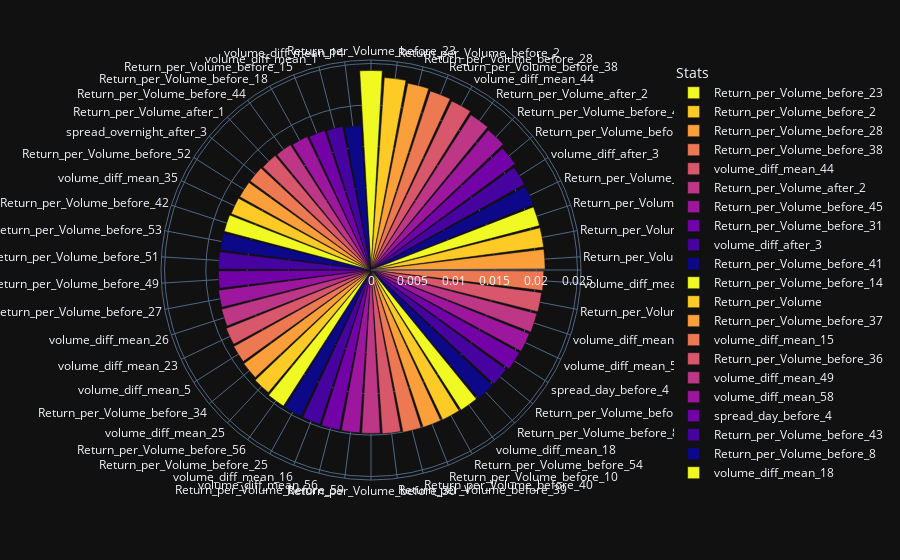

Notebook code cell kept with this figure:
### Code cell
d = {'Stats':features_maxs_reduced,'FI':rf_best_maxs_reduced.feature_importances_}
fi_maxs_reduced = pd.DataFrame(d)
fi_maxs_reduced = fi_maxs_reduced.sort_values(by='FI', ascending=0)
fig = px.bar_polar(fi_maxs_reduced, r="FI", theta="Stats",
                   color="Stats", template="plotly_dark",
                   color_discrete_sequence= px.colors.sequential.Plasma_r)
fig.show()

### Figure 1 — Plotly figure (JSON) as saved in the notebook; plotly's stock layout.template omitted (floating-point values rounded to 4 significant figures)
{"data": [{"hovertemplate": "Stats=%{theta}<br>FI=%{r}<extra></extra>", "legendgroup": "Return_per_Volume_before_23", "marker": {"color": "#f0f921"}, "name": "Return_per_Volume_before_23", "r": [0.02416], "showlegend": true, "subplot": "polar", "theta": ["Return_per_Volume_before_23"], "type": "barpolar"}, {"hovertemplate": "Stats=%{theta}<br>FI=%{r}<extra></extra>", "legendgroup": "Return_per_Volume_before_2", "marker": {"color": "#fdca26"}, "name": "Return_per_Volume_before_2", "r": [0.02335], "showlegend": true, "subplot": "polar", "theta": ["Return_per_Volume_before_2"], "type": "barpolar"}, {"hovertemplate": "Stats=%{theta}<br>FI=%{r}<extra></extra>", "legendgroup": "Return_per_Volume_before_28", "marker": {"color": "#fb9f3a"}, "name": "Return_per_Volume_before_28", "r": [0.02306], "showlegend": true, "subplot": "polar", "theta": ["Return_per_Volume_before_28"], "type": "barpolar"}, {"hovertemplate": "Stats=%{theta}<br>FI=%{r}<extra></extra>", "legendgroup": "Return_per_Volume_before_38", "marker": {"color": "#ed7953"}, "name": "Return_per_Volume_before_38", "r": [0.02283], "showlegend": true, "subplot": "polar", "theta": ["Return_per_Volume_before_38"], "type": "barpolar"}, {"hovertemplate": "Stats=%{theta}<br>FI=%{r}<extra></extra>", "legendgroup": "volume_diff_mean_44", "marker": {"color": "#d8576b"}, "name": "volume_diff_mean_44", "r": [0.02268], "showlegend": true, "subplot": "polar", "theta": ["volume_diff_mean_44"], "type": "barpolar"}, {"hovertemplate": "Stats=%{theta}<br>FI=%{r}<extra></extra>", "legendgroup": "Return_per_Volume_after_2", "marker": {"color": "#bd3786"}, "name": "Return_per_Volume_after_2", "r": [0.02235], "showlegend": true, "subplot": "polar", "theta": ["Return_per_Volume_after_2"], "type": "barpolar"}, {"hovertemplate": "Stats=%{theta}<br>FI=%{r}<extra></extra>", "legendgroup": "Return_per_Volume_before_45", "marker": {"color": "#9c179e"}, "name": "Return_per_Volume_before_45", "r": [0.02211], "showlegend": true, "subplot": "polar", "theta": ["Return_per_Volume_before_45"], "type": "barpolar"}, {"hovertemplate": "Stats=%{theta}<br>FI=%{r}<extra></extra>", "legendgroup": "Return_per_Volume_before_31", "marker": {"color": "#7201a8"}, "name": "Return_per_Volume_before_31", "r": [0.02169], "showlegend": true, "subplot": "polar", "theta": ["Return_per_Volume_before_31"], "type": "barpolar"}, {"hovertemplate": "Stats=%{theta}<br>FI=%{r}<extra></extra>", "legendgroup": "volume_diff_after_3", "marker": {"color": "#46039f"}, "name": "volume_diff_after_3", "r": [0.0213], "showlegend": true, "subplot": "polar", "theta": ["volume_diff_after_3"], "type": "barpolar"}, {"hovertemplate": "Stats=%{theta}<br>FI=%{r}<extra></extra>", "legendgroup": "Return_per_Volume_before_41", "marker": {"color": "#0d0887"}, "name": "Return_per_Volume_before_41", "r": [0.02121], "showlegend": true, "subplot": "polar", "theta": ["Return_per_Volume_before_41"], "type": "barpolar"}, {"hovertemplate": "Stats=%{theta}<br>FI=%{r}<extra></extra>", "legendgroup": "Return_per_Volume_before_14", "marker": {"color": "#f0f921"}, "name": "Return_per_Volume_before_14", "r": [0.0211], "showlegend": true, "subplot": "polar", "theta": ["Return_per_Volume_before_14"], "type": "barpolar"}, {"hovertemplate": "Stats=%{theta}<br>FI=%{r}<extra></extra>", "legendgroup": "Return_per_Volume", "marker": {"color": "#fdca26"}, "name": "Return_per_Volume", "r": [0.02109], "showlegend": true, "subplot": "polar", "theta": ["Return_per_Volume"], "type": "barpolar"}, {"hovertemplate": "Stats=%{theta}<br>FI=%{r}<extra></extra>", "legendgroup": "Return_per_Volume_before_37", "marker": {"color": "#fb9f3a"}, "name": "Return_per_Volume_before_37", "r": [0.02108], "showlegend": true, "subplot": "polar", "theta": ["Return_per_Volume_before_37"], "type": "barpolar"}, {"hovertemplate": "Stats=%{theta}<br>FI=%{r}<extra></extra>", "legendgroup": "volume_diff_mean_15", "marker": {"color": "#ed7953"}, "name": "volume_diff_mean_15", "r": [0.02092], "showlegend": true, "subplot": "polar", "theta": ["volume_diff_mean_15"], "type": "barpolar"}, {"hovertemplate": "Stats=%{theta}<br>FI=%{r}<extra></extra>", "legendgroup": "Return_per_Volume_before_36", "marker": {"color": "#d8576b"}, "name": "Return_per_Volume_before_36", "r": [0.02083], "showlegend": true, "subplot": "polar", "theta": ["Return_per_Volume_before_36"], "type": "barpolar"}, {"hovertemplate": "Stats=%{theta}<br>FI=%{r}<extra></extra>", "legendgroup": "volume_diff_mean_49", "marker": {"color": "#bd3786"}, "name": "volume_diff_mean_49", "r": [0.02076], "showlegend": true, "subplot": "polar", "theta": ["volume_diff_mean_49"], "type": "barpolar"}, {"hovertemplate": "Stats=%{theta}<br>FI=%{r}<extra></extra>", "legendgroup": "volume_diff_mean_58", "marker": {"color": "#9c179e"}, "name": "volume_diff_mean_58", "r": [0.02067], "showlegend": true, "subplot": "polar", "theta": ["volume_diff_mean_58"], "type": "barpolar"}, {"hovertemplate": "Stats=%{theta}<br>FI=%{r}<extra></extra>", "legendgroup": "spread_day_before_4", "marker": {"color": "#7201a8"}, "name": "spread_day_before_4", "r": [0.02058], "showlegend": true, "subplot": "polar", "theta": ["spread_day_before_4"], "type": "barpolar"}, {"hovertemplate": "Stats=%{theta}<br>FI=%{r}<extra></extra>", "legendgroup": "Return_per_Volume_before_43", "marker": {"color": "#46039f"}, "name": "Return_per_Volume_before_43", "r": [0.02031], "showlegend": true, "subplot": "polar", "theta": ["Return_per_Volume_before_43"], "type": "barpolar"}, {"hovertemplate": "Stats=%{theta}<br>FI=%{r}<extra></extra>", "legendgroup": "Return_per_Volume_before_8", "marker": {"color": "#0d0887"}, "name": "Return_per_Volume_before_8", "r": [0.02029], "showlegend": true, "subplot": "polar", "theta": ["Return_per_Volume_before_8"], "type": "barpolar"}, {"hovertemplate": "Stats=%{theta}<br>FI=%{r}<extra></extra>", "legendgroup": "volume_diff_mean_18", "marker": {"color": "#f0f921"}, "name": "volume_diff_mean_18", "r": [0.02017], "showlegend": true, "subplot": "polar", "theta": ["volume_diff_mean_18"], "type": "barpolar"}, {"hovertemplate": "Stats=%{theta}<br>FI=%{r}<extra></extra>", "legendgroup": "Return_per_Volume_before_54", "marker": {"color": "#fdca26"}, "name": "Return_per_Volume_before_54", "r": [0.0201], "showlegend": true, "subplot": "polar", "theta": ["Return_per_Volume_before_54"], "type": "barpolar"}, {"hovertemplate": "Stats=%{theta}<br>FI=%{r}<extra></extra>", "legendgroup": "Return_per_Volume_before_10", "marker": {"color": "#fb9f3a"}, "name": "Return_per_Volume_before_10", "r": [0.02007], "showlegend": true, "subplot": "polar", "theta": ["Return_per_Volume_before_10"], "type": "barpolar"}, {"hovertemplate": "Stats=%{theta}<br>FI=%{r}<extra></extra>", "legendgroup": "Return_per_Volume_before_40", "marker": {"color": "#ed7953"}, "name": "Return_per_Volume_before_40", "r": [0.02003], "showlegend": true, "subplot": "polar", "theta": ["Return_per_Volume_before_40"], "type": "barpolar"}, {"hovertemplate": "Stats=%{theta}<br>FI=%{r}<extra></extra>", "legendgroup": "Return_per_Volume_before_39", "marker": {"color": "#d8576b"}, "name": "Return_per_Volume_before_39", "r": [0.01988], "showlegend": true, "subplot": "polar", "theta": ["Return_per_Volume_before_39"], "type": "barpolar"}, {"hovertemplate": "Stats=%{theta}<br>FI=%{r}<extra></extra>", "legendgroup": "Return_per_Volume_before_30", "marker": {"color": "#bd3786"}, "name": "Return_per_Volume_before_30", "r": [0.01979], "showlegend": true, "subplot": "polar", "theta": ["Return_per_Volume_before_30"], "type": "barpolar"}, {"hovertemplate": "Stats=%{theta}<br>FI=%{r}<extra></extra>", "legendgroup": "Return_per_Volume_before_59", "marker": {"color": "#9c179e"}, "name": "Return_per_Volume_before_59", "r": [0.01977], "showlegend": true, "subplot": "polar", "theta": ["Return_per_Volume_before_59"], "type": "barpolar"}, {"hovertemplate": "Stats=%{theta}<br>FI=%{r}<extra></extra>", "legendgroup": "volume_diff_mean_56", "marker": {"color": "#7201a8"}, "name": "volume_diff_mean_56", "r": [0.01975], "showlegend": true, "subplot": "polar", "theta": ["volume_diff_mean_56"], "type": "barpolar"}, {"hovertemplate": "Stats=%{theta}<br>FI=%{r}<extra></extra>", "legendgroup": "volume_diff_mean_16", "marker": {"color": "#46039f"}, "name": "volume_diff_mean_16", "r": [0.01967], "showlegend": true, "subplot": "polar", "theta": ["volume_diff_mean_16"], "type": "barpolar"}, {"hovertemplate": "Stats=%{theta}<br>FI=%{r}<extra></extra>", "legendgroup": "Return_per_Volume_before_25", "marker": {"color": "#0d0887"}, "name": "Return_per_Volume_before_25", "r": [0.01963], "showlegend": true, "subplot": "polar", "theta": ["Return_per_Volume_before_25"], "type": "barpolar"}, {"hovertemplate": "Stats=%{theta}<br>FI=%{r}<extra></extra>", "legendgroup": "Return_per_Volume_before_56", "marker": {"color": "#f0f921"}, "name": "Return_per_Volume_before_56", "r": [0.0196], "showlegend": true, "subplot": "polar", "theta": ["Return_per_Volume_before_56"], "type": "barpolar"}, {"hovertemplate": "Stats=%{theta}<br>FI=%{r}<extra></extra>", "legendgroup": "volume_diff_mean_25", "marker": {"color": "#fdca26"}, "name": "volume_diff_mean_25", "r": [0.01936], "showlegend": true, "subplot": "polar", "theta": ["volume_diff_mean_25"], "type": "barpolar"}, {"hovertemplate": "Stats=%{theta}<br>FI=%{r}<extra></extra>", "legendgroup": "Return_per_Volume_before_34", "marker": {"color": "#fb9f3a"}, "name": "Return_per_Volume_before_34", "r": [0.01912], "showlegend": true, "subplot": "polar", "theta": ["Return_per_Volume_before_34"], "type": "barpolar"}, {"hovertemplate": "Stats=%{theta}<br>FI=%{r}<extra></extra>", "legendgroup": "volume_diff_mean_5", "marker": {"color": "#ed7953"}, "name": "volume_diff_mean_5", "r": [0.01904], "showlegend": true, "subplot": "polar", "theta": ["volume_diff_mean_5"], "type": "barpolar"}, {"hovertemplate": "Stats=%{theta}<br>FI=%{r}<extra></extra>", "legendgroup": "volume_diff_mean_23", "marker": {"color": "#d8576b"}, "name": "volume_diff_mean_23", "r": [0.01891], "showlegend": true, "subplot": "polar", "theta": ["volume_diff_mean_23"], "type": "barpolar"}, {"hovertemplate": "Stats=%{theta}<br>FI=%{r}<extra></extra>", "legendgroup": "volume_diff_mean_26", "marker": {"color": "#bd3786"}, "name": "volume_diff_mean_26", "r": [0.01871], "showlegend": true, "subplot": "polar", "theta": ["volume_diff_mean_26"], "type": "barpolar"}, {"hovertemplate": "Stats=%{theta}<br>FI=%{r}<extra></extra>", "legendgroup": "Return_per_Volume_before_27", "marker": {"color": "#9c179e"}, "name": "Return_per_Volume_before_27", "r": [0.01862], "showlegend": true, "subplot": "polar", "theta": ["Return_per_Volume_before_27"], "type": "barpolar"}, {"hovertemplate": "Stats=%{theta}<br>FI=%{r}<extra></extra>", "legendgroup": "Return_per_Volume_before_49", "marker": {"color": "#7201a8"}, "name": "Return_per_Volume_before_49", "r": [0.01848], "showlegend": true, "subplot": "polar", "theta": ["Return_per_Volume_before_49"], "type": "barpolar"}, {"hovertemplate": "Stats=%{theta}<br>FI=%{r}<extra></extra>", "legendgroup": "Return_per_Volume_before_51", "marker": {"color": "#46039f"}, "name": "Return_per_Volume_before_51", "r": [0.01846], "showlegend": true, "subplot": "polar", "theta": ["Return_per_Volume_before_51"], "type": "barpolar"}, {"hovertemplate": "Stats=%{theta}<br>FI=%{r}<extra></extra>", "legendgroup": "Return_per_Volume_before_53", "marker": {"color": "#0d0887"}, "name": "Return_per_Volume_before_53", "r": [0.01839], "showlegend": true, "subplot": "polar", "theta": ["Return_per_Volume_before_53"], "type": "barpolar"}, {"hovertemplate": "Stats=%{theta}<br>FI=%{r}<extra></extra>", "legendgroup": "Return_per_Volume_before_42", "marker": {"color": "#f0f921"}, "name": "Return_per_Volume_before_42", "r": [0.01837], "showlegend": true, "subplot": "polar", "theta": ["Return_per_Volume_before_42"], "type": "barpolar"}, {"hovertemplate": "Stats=%{theta}<br>FI=%{r}<extra></extra>", "legendgroup": "volume_diff_mean_35", "marker": {"color": "#fdca26"}, "name": "volume_diff_mean_35", "r": [0.01825], "showlegend": true, "subplot": "polar", "theta": ["volume_diff_mean_35"], "type": "barpolar"}, {"hovertemplate": "Stats=%{theta}<br>FI=%{r}<extra></extra>", "legendgroup": "Return_per_Volume_before_52", "marker": {"color": "#fb9f3a"}, "name": "Return_per_Volume_before_52", "r": [0.0182], "showlegend": true, "subplot": "polar", "theta": ["Return_per_Volume_before_52"], "type": "barpolar"}, {"hovertemplate": "Stats=%{theta}<br>FI=%{r}<extra></extra>", "legendgroup": "spread_overnight_after_3", "marker": {"color": "#ed7953"}, "name": "spread_overnight_after_3", "r": [0.01818], "showlegend": true, "subplot": "polar", "theta": ["spread_overnight_after_3"], "type": "barpolar"}, {"hovertemplate": "Stats=%{theta}<br>FI=%{r}<extra></extra>", "legendgroup": "Return_per_Volume_after_1", "marker": {"color": "#d8576b"}, "name": "Return_per_Volume_after_1", "r": [0.01807], "showlegend": true, "subplot": "polar", "theta": ["Return_per_Volume_after_1"], "type": "barpolar"}, {"hovertemplate": "Stats=%{theta}<br>FI=%{r}<extra></extra>", "legendgroup": "Return_per_Volume_before_44", "marker": {"color": "#bd3786"}, "name": "Return_per_Volume_before_44", "r": [0.01803], "showlegend": true, "subplot": "polar", "theta": ["Return_per_Volume_before_44"], "type": "barpolar"}, {"hovertemplate": "Stats=%{theta}<br>FI=%{r}<extra></extra>", "legendgroup": "Return_per_Volume_before_18", "marker": {"color": "#9c179e"}, "name": "Return_per_Volume_before_18", "r": [0.01791], "showlegend": true, "subplot": "polar", "theta": ["Return_per_Volume_before_18"], "type": "barpolar"}, {"hovertemplate": "Stats=%{theta}<br>FI=%{r}<extra></extra>", "legendgroup": "Return_per_Volume_before_15", "marker": {"color": "#7201a8"}, "name": "Return_per_Volume_before_15", "r": [0.01779], "showlegend": true, "subplot": "polar", "theta": ["Return_per_Volume_before_15"], "type": "barpolar"}, {"hovertemplate": "Stats=%{theta}<br>FI=%{r}<extra></extra>", "legendgroup": "volume_diff_mean_1", "marker": {"color": "#46039f"}, "name": "volume_diff_mean_1", "r": [0.0177], "showlegend": true, "subplot": "polar", "theta": ["volume_diff_mean_1"], "type": "barpolar"}, {"hovertemplate": "Stats=%{theta}<br>FI=%{r}<extra></extra>", "legendgroup": "volume_diff_mean_14", "marker": {"color": "#0d0887"}, "name": "volume_diff_mean_14", "r": [0.01754], "showlegend": true, "subplot": "polar", "theta": ["volume_diff_mean_14"], "type": "barpolar"}], "layout": {"barmode": "relative", "legend": {"title": {"text": "Stats"}, "tracegroupgap": 0}, "margin": {"t": 60}, "polar": {"angularaxis": {"categoryarray": ["Return_per_Volume_before_23", "Return_per_Volume_before_2", "Return_per_Volume_before_28", "Return_per_Volume_before_38", "volume_diff_mean_44", "Return_per_Volume_after_2", "Return_per_Volume_before_45", "Return_per_Volume_before_31", "volume_diff_after_3", "Return_per_Volume_before_41", "Return_per_Volume_before_14", "Return_per_Volume", "Return_per_Volume_before_37", "volume_diff_mean_15", "Return_per_Volume_before_36", "volume_diff_mean_49", "volume_diff_mean_58", "spread_day_before_4", "Return_per_Volume_before_43", "Return_per_Volume_before_8", "volume_diff_mean_18", "Return_per_Volume_before_54", "Return_per_Volume_before_10", "Return_per_Volume_before_40", "Return_per_Volume_before_39", "Return_per_Volume_before_30", "Return_per_Volume_before_59", "volume_diff_mean_56", "volume_diff_mean_16", "Return_per_Volume_before_25", "Return_per_Volume_before_56", "volume_diff_mean_25", "Return_per_Volume_before_34", "volume_diff_mean_5", "volume_diff_mean_23", "volume_diff_mean_26", "Return_per_Volume_before_27", "Return_per_Volume_before_49", "Return_per_Volume_before_51", "Return_per_Volume_before_53", "Return_per_Volume_before_42", "volume_diff_mean_35", "Return_per_Volume_before_52", "spread_overnight_after_3", "Return_per_Volume_after_1", "Return_per_Volume_before_44", "Return_per_Volume_before_18", "Return_per_Volume_before_15", "volume_diff_mean_1", "volume_diff_mean_14"], "categoryorder": "array", "direction": "clockwise", "rotation": 90}, "domain": {"x": [0, 1], "y": [0, 1]}}}}
